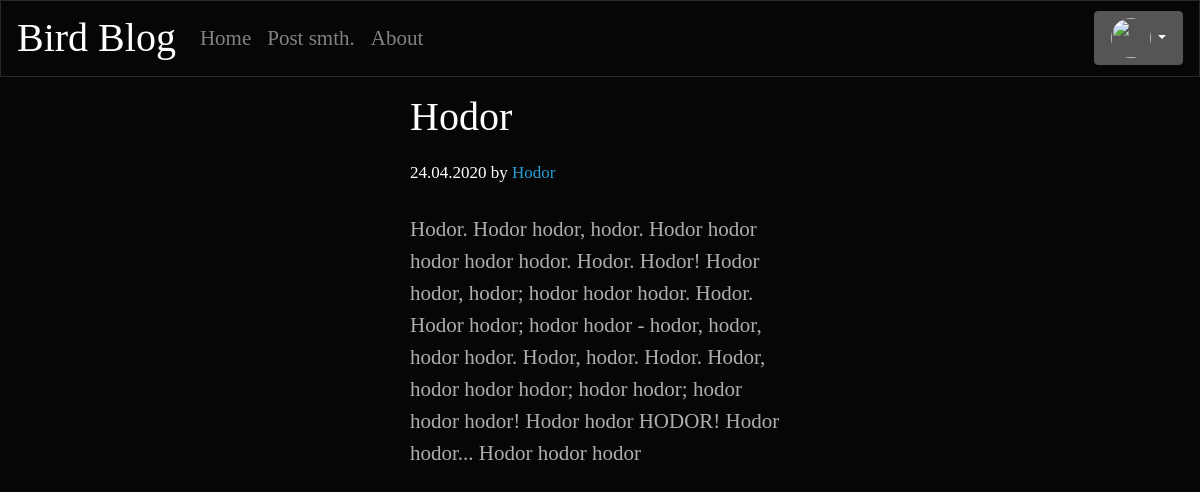
Before: /texts/2 (signed in) with the older database file.
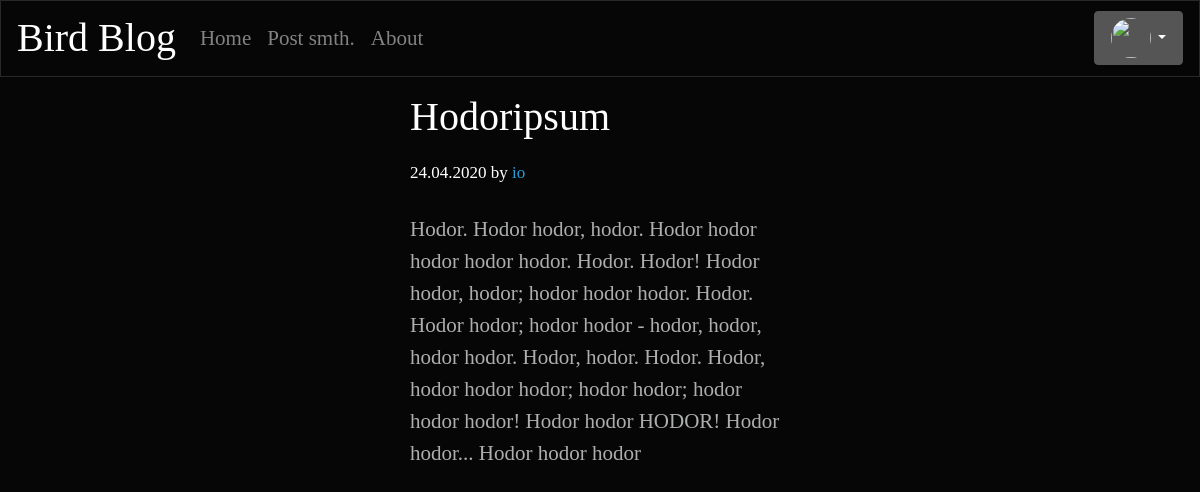
After: the same page with the newer database file.
### tables this page shows
CREATE TABLE "texts" (
	"ID"	INTEGER,
	"textName"	TEXT,
	"textContent"	TEXT,
	"author"	TEXT,
	"date"	TEXT,
	"rating"	INTEGER
);

### server.py (the view)
@app.route("/texts/<textIDinput>")
def texts(textIDinput):
    try:
        connTexts = sqlite3.connect("texts.db")
        g = connTexts.cursor()
        fullPostData = g.execute("SELECT * FROM `texts` WHERE ID=?;", (textIDinput,))
        fullPostData = fullPostData.fetchall()
        fullPostData = fullPostData[0]
        textName = fullPostData[1]
        textContents = fullPostData[2]
        author = fullPostData[3]
        date = fullPostData[4]
        return render_template("texts.html", textIDinput=textIDinput, textName=textName, textContents=textContents, author=author, date=date)
    except IndexError:
        abort(404)

### server.py (called while the page is built)
@app.after_request
def add_header(response):
    response.headers['Cache-Control'] = 'no-store, no-cache, must-revalidate, post-check=0, pre-check=0, max-age=0'
    response.headers['Pragma'] = 'no-cache'
    response.headers['Expires'] = '-1'
    return response

### templates/texts.html (shortened to what this page needs)
<html>
<head>
{% include '/styles.html' %}
</head>
<body>
{% include 'header.html' %}
<div class="row">
    <div class = "col-md"></div>
        <div class = "col-md">
            <p><h1 class="serifh1">{{textName}}</h1>
            <h3 class = "serifh2">{{date}} by <a href = "/id/{{author}}">{{author}}</a></h3></p>
            <p class = "serif" >{{textContents}}</p>
        </div>
    <div class = "col-md"></div>
</div>
</body>
</html>

Changed rows visible on the page:
changed texts: textName "Hodor" → "Hodoripsum"; author "Hodor" → "io"
